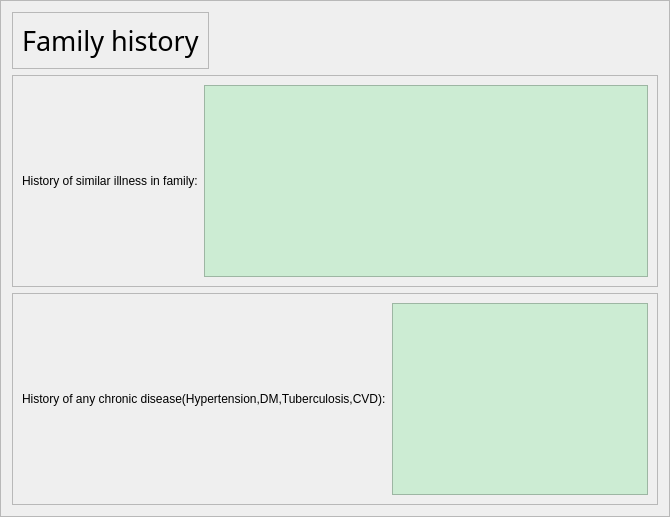
               <widget class="QFrame" name="frame_15">
                <property name="minimumSize">
                 <size>
                  <width>0</width>
                  <height>250</height>
                 </size>
                </property>
                <property name="styleSheet">
                 <string notr="true"/>
                </property>
                <property name="frameShape">
                 <enum>QFrame::StyledPanel</enum>
                </property>
                <property name="frameShadow">
                 <enum>QFrame::Raised</enum>
                </property>
                <layout class="QVBoxLayout" name="verticalLayout_23">
                 <item alignment="Qt::AlignLeft">
                  <widget class="QFrame" name="frame_34">
                   <property name="styleSheet">
                    <string notr="true"/>
                   </property>
                   <property name="frameShape">
                    <enum>QFrame::StyledPanel</enum>
                   </property>
                   <property name="frameShadow">
                    <enum>QFrame::Raised</enum>
                   </property>
                   <layout class="QVBoxLayout" name="verticalLayout_24">
                    <item alignment="Qt::AlignHCenter">
                     <widget class="QLabel" name="label_19">
                      <property name="font">
                       <font>
                        <family>Bahnschrift Condensed</family>
                        <pointsize>20</pointsize>
                        <bold>false</bold>
                       </font>
                      </property>
                      <property name="text">
                       <string>Family history</string>
                      </property>
                     </widget>
                    </item>
                   </layout>
                  </widget>
                 </item>
                 <item>
                  <widget class="QFrame" name="frame_35">
                   <property name="frameShape">
                    <enum>QFrame::StyledPanel</enum>
                   </property>
                   <property name="frameShadow">
                    <enum>QFrame::Raised</enum>
                   </property>
                   <layout class="QHBoxLayout" name="horizontalLayout_17">
                    <item>
                     <widget class="QLabel" name="label_20">
                      <property name="text">
                       <string>History of similar illness in family:</string>
                      </property>
                     </widget>
                    </item>
                    <item>
                     <widget class="QTextEdit" name="textEdit_12">
                      <property name="minimumSize">
                       <size>
                        <width>0</width>
                        <height>30</height>
                       </size>
                      </property>
                      <property name="styleSheet">
                       <string notr="true">background-color: rgb(204, 236, 211);</string>
                      </property>
                     </widget>
                    </item>
                   </layout>
                  </widget>
                 </item>
                 <item>
                  <widget class="QFrame" name="frame_36">
                   <property name="styleSheet">
                    <string notr="true"/>
                   </property>
                   <property name="frameShape">
                    <enum>QFrame::StyledPanel</enum>
                   </property>
                   <property name="frameShadow">
                    <enum>QFrame::Raised</enum>
                   </property>
                   <layout class="QHBoxLayout" name="horizontalLayout_18">
                    <item>
                     <widget class="QLabel" name="label_21">
                      <property name="text">
                       <string>History of any chronic disease(Hypertension,DM,Tuberculosis,CVD):</string>
                      </property>
                     </widget>
                    </item>
                    <item>
                     <widget class="QTextEdit" name="textEdit_13">
                      <property name="minimumSize">
                       <size>
                        <width>0</width>
                        <height>30</height>
                       </size>
                      </property>
                      <property name="styleSheet">
                       <string notr="true">background-color: rgb(204, 236, 211);</string>
                      </property>
                     </widget>
                    </item>
                   </layout>
                  </widget>
                 </item>
                </layout>
               </widget>
